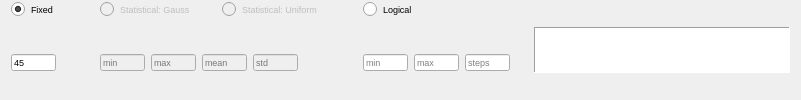
              <widget class="QFrame" name="frame_67">
               <property name="frameShape">
                <enum>QFrame::NoFrame</enum>
               </property>
               <property name="frameShadow">
                <enum>QFrame::Plain</enum>
               </property>
               <layout class="QHBoxLayout" name="horizontalLayout_45">
                <property name="topMargin">
                 <number>0</number>
                </property>
                <property name="bottomMargin">
                 <number>0</number>
                </property>
                <item>
                 <widget class="QFrame" name="frame_68">
                  <property name="frameShape">
                   <enum>QFrame::NoFrame</enum>
                  </property>
                  <property name="frameShadow">
                   <enum>QFrame::Plain</enum>
                  </property>
                  <layout class="QGridLayout" name="gridLayout_28">
                   <property name="leftMargin">
                    <number>0</number>
                   </property>
                   <property name="topMargin">
                    <number>0</number>
                   </property>
                   <property name="bottomMargin">
                    <number>0</number>
                   </property>
                   <item row="1" column="3">
                    <widget class="QFrame" name="frame_70">
                     <property name="frameShape">
                      <enum>QFrame::NoFrame</enum>
                     </property>
                     <property name="frameShadow">
                      <enum>QFrame::Plain</enum>
                     </property>
                     <layout class="QHBoxLayout" name="horizontalLayout_47">
                      <property name="leftMargin">
                       <number>0</number>
                      </property>
                      <property name="topMargin">
                       <number>0</number>
                      </property>
                      <property name="bottomMargin">
                       <number>0</number>
                      </property>
                      <item>
                       <widget class="QLineEdit" name="txt_log_min_sza">
                        <property name="maximumSize">
                         <size>
                          <width>45</width>
                          <height>17</height>
                         </size>
                        </property>
                        <property name="font">
                         <font>
                          <pointsize>7</pointsize>
                         </font>
                        </property>
                        <property name="placeholderText">
                         <string>min</string>
                        </property>
                       </widget>
                      </item>
                      <item>
                       <widget class="QLineEdit" name="txt_log_max_sza">
                        <property name="maximumSize">
                         <size>
                          <width>45</width>
                          <height>17</height>
                         </size>
                        </property>
                        <property name="font">
                         <font>
                          <pointsize>7</pointsize>
                         </font>
                        </property>
                        <property name="placeholderText">
                         <string>max</string>
                        </property>
                       </widget>
                      </item>
                      <item>
                       <widget class="QLineEdit" name="txt_log_steps_sza">
                        <property name="maximumSize">
                         <size>
                          <width>45</width>
                          <height>17</height>
                         </size>
                        </property>
                        <property name="font">
                         <font>
                          <pointsize>7</pointsize>
                         </font>
                        </property>
                        <property name="placeholderText">
                         <string>steps</string>
                        </property>
                       </widget>
                      </item>
                     </layout>
                    </widget>
                   </item>
                   <item row="1" column="0">
                    <widget class="QFrame" name="frame_69">
                     <property name="frameShape">
                      <enum>QFrame::NoFrame</enum>
                     </property>
                     <property name="frameShadow">
                      <enum>QFrame::Plain</enum>
                     </property>
                     <layout class="QHBoxLayout" name="horizontalLayout_46">
                      <property name="leftMargin">
                       <number>0</number>
                      </property>
                      <property name="topMargin">
                       <number>0</number>
                      </property>
                      <property name="bottomMargin">
                       <number>0</number>
                      </property>
                      <item>
                       <widget class="QLineEdit" name="txt_fix_sza">
                        <property name="maximumSize">
                         <size>
                          <width>45</width>
                          <height>17</height>
                         </size>
                        </property>
                        <property name="font">
                         <font>
                          <pointsize>7</pointsize>
                         </font>
                        </property>
                        <property name="text">
                         <string>45</string>
                        </property>
                        <property name="placeholderText">
                         <string>value</string>
                        </property>
                       </widget>
                      </item>
                      <item>
                       <spacer name="horizontalSpacer_48">
                        <property name="orientation">
                         <enum>Qt::Horizontal</enum>
                        </property>
                        <property name="sizeType">
                         <enum>QSizePolicy::Maximum</enum>
                        </property>
                        <property name="sizeHint" stdset="0">
                         <size>
                          <width>20</width>
                          <height>20</height>
                         </size>
                        </property>
                       </spacer>
                      </item>
                     </layout>
                    </widget>
                   </item>
                   <item row="0" column="1">
                    <widget class="QFrame" name="frame_71">
                     <property name="frameShape">
                      <enum>QFrame::NoFrame</enum>
                     </property>
                     <property name="frameShadow">
                      <enum>QFrame::Plain</enum>
                     </property>
                     <layout class="QHBoxLayout" name="horizontalLayout_48">
                      <property name="topMargin">
                       <number>0</number>
                      </property>
                      <property name="bottomMargin">
                       <number>0</number>
                      </property>
                      <item>
                       <widget class="QRadioButton" name="radio_gauss_sza">
                        <property name="enabled">
                         <bool>false</bool>
                        </property>
                        <property name="font">
                         <font>
                          <pointsize>7</pointsize>
                         </font>
                        </property>
                        <property name="text">
                         <string>Statistical: Gauss</string>
                        </property>
                        <attribute name="buttonGroup">
                         <string notr="true">buttonGroup_11</string>
                        </attribute>
                       </widget>
                      </item>
                      <item>
                       <widget class="QRadioButton" name="radio_uni_sza">
                        <property name="enabled">
                         <bool>false</bool>
                        </property>
                        <property name="font">
                         <font>
                          <pointsize>7</pointsize>
                         </font>
                        </property>
                        <property name="text">
                         <string>Statistical: Uniform</string>
                        </property>
                        <attribute name="buttonGroup">
                         <string notr="true">buttonGroup_11</string>
                        </attribute>
                       </widget>
                      </item>
                      <item>
                       <spacer name="horizontalSpacer_49">
                        <property name="orientation">
                         <enum>Qt::Horizontal</enum>
                        </property>
                        <property name="sizeType">
                         <enum>QSizePolicy::Maximum</enum>
                        </property>
                        <property name="sizeHint" stdset="0">
                         <size>
                          <width>10</width>
                          <height>20</height>
                         </size>
                        </property>
                       </spacer>
                      </item>
                     </layout>
                    </widget>
                   </item>
                   <item row="1" column="1">
                    <widget class="QFrame" name="frame_72">
                     <property name="frameShape">
                      <enum>QFrame::NoFrame</enum>
                     </property>
                     <property name="frameShadow">
                      <enum>QFrame::Plain</enum>
                     </property>
                     <layout class="QHBoxLayout" name="horizontalLayout_81">
                      <property name="leftMargin">
                       <number>9</number>
                      </property>
                      <property name="topMargin">
                       <number>0</number>
                      </property>
                      <property name="bottomMargin">
                       <number>0</number>
                      </property>
                      <item>
                       <widget class="QLineEdit" name="txt_gauss_min_sza">
                        <property name="enabled">
                         <bool>false</bool>
                        </property>
                        <property name="maximumSize">
                         <size>
                          <width>45</width>
                          <height>17</height>
                         </size>
                        </property>
                        <property name="font">
                         <font>
                          <pointsize>7</pointsize>
                         </font>
                        </property>
                        <property name="placeholderText">
                         <string>min</string>
                        </property>
                       </widget>
                      </item>
                      <item>
                       <widget class="QLineEdit" name="txt_gauss_max_sza">
                        <property name="enabled">
                         <bool>false</bool>
                        </property>
                        <property name="maximumSize">
                         <size>
                          <width>45</width>
                          <height>17</height>
                         </size>
                        </property>
                        <property name="font">
                         <font>
                          <pointsize>7</pointsize>
                         </font>
                        </property>
                        <property name="placeholderText">
                         <string>max</string>
                        </property>
                       </widget>
                      </item>
                      <item>
                       <widget class="QLineEdit" name="txt_gauss_mean_sza">
                        <property name="enabled">
                         <bool>false</bool>
                        </property>
                        <property name="maximumSize">
                         <size>
                          <width>45</width>
                          <height>17</height>
                         </size>
                        </property>
                        <property name="font">
                         <font>
                          <pointsize>7</pointsize>
                         </font>
                        </property>
                        <property name="placeholderText">
                         <string>mean</string>
                        </property>
                       </widget>
                      </item>
                      <item>
                       <widget class="QLineEdit" name="txt_gauss_std_sza">
                        <property name="enabled">
                         <bool>false</bool>
                        </property>
                        <property name="maximumSize">
                         <size>
                          <width>45</width>
                          <height>17</height>
                         </size>
                        </property>
                        <property name="font">
                         <font>
                          <pointsize>7</pointsize>
                         </font>
                        </property>
                        <property name="placeholderText">
                         <string>std</string>
                        </property>
                       </widget>
                      </item>
                      <item>
                       <spacer name="horizontalSpacer_50">
                        <property name="orientation">
                         <enum>Qt::Horizontal</enum>
                        </property>
                        <property name="sizeType">
                         <enum>QSizePolicy::Maximum</enum>
                        </property>
                        <property name="sizeHint" stdset="0">
                         <size>
                          <width>50</width>
                          <height>20</height>
                         </size>
                        </property>
                       </spacer>
                      </item>
                     </layout>
                    </widget>
                   </item>
                   <item row="0" column="0">
                    <widget class="QRadioButton" name="radio_fix_sza">
                     <property name="font">
                      <font>
                       <pointsize>7</pointsize>
                      </font>
                     </property>
                     <property name="text">
                      <string>Fixed</string>
                     </property>
                     <property name="iconSize">
                      <size>
                       <width>12</width>
                       <height>12</height>
                      </size>
                     </property>
                     <property name="checked">
                      <bool>true</bool>
                     </property>
                     <attribute name="buttonGroup">
                      <string notr="true">buttonGroup_11</string>
                     </attribute>
                    </widget>
                   </item>
                   <item row="0" column="3">
                    <widget class="QRadioButton" name="radio_log_sza">
                     <property name="font">
                      <font>
                       <pointsize>7</pointsize>
                      </font>
                     </property>
                     <property name="text">
                      <string>Logical</string>
                     </property>
                     <attribute name="buttonGroup">
                      <string notr="true">buttonGroup_11</string>
                     </attribute>
                    </widget>
                   </item>
                  </layout>
                 </widget>
                </item>
                <item>
                 <widget class="PlotWidget" name="viewSZA">
                  <property name="sizePolicy">
                   <sizepolicy hsizetype="Expanding" vsizetype="Fixed">
                    <horstretch>0</horstretch>
                    <verstretch>0</verstretch>
                   </sizepolicy>
                  </property>
                  <property name="maximumSize">
                   <size>
                    <width>16777215</width>
                    <height>46</height>
                   </size>
                  </property>
                  <property name="styleSheet">
                   <string notr="true">border-right-color: rgb(255, 255, 127);</string>
                  </property>
                  <property name="frameShape">
                   <enum>QFrame::Panel</enum>
                  </property>
                 </widget>
                </item>
               </layout>
              </widget>
